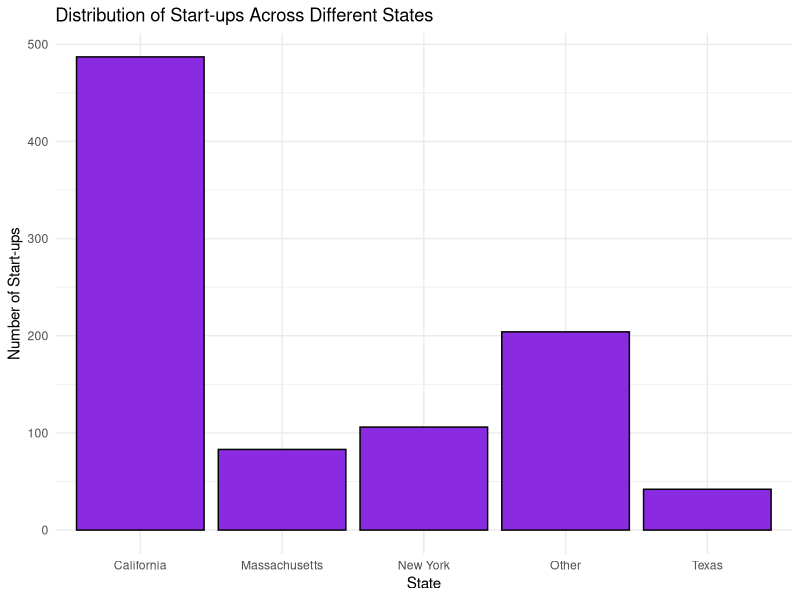
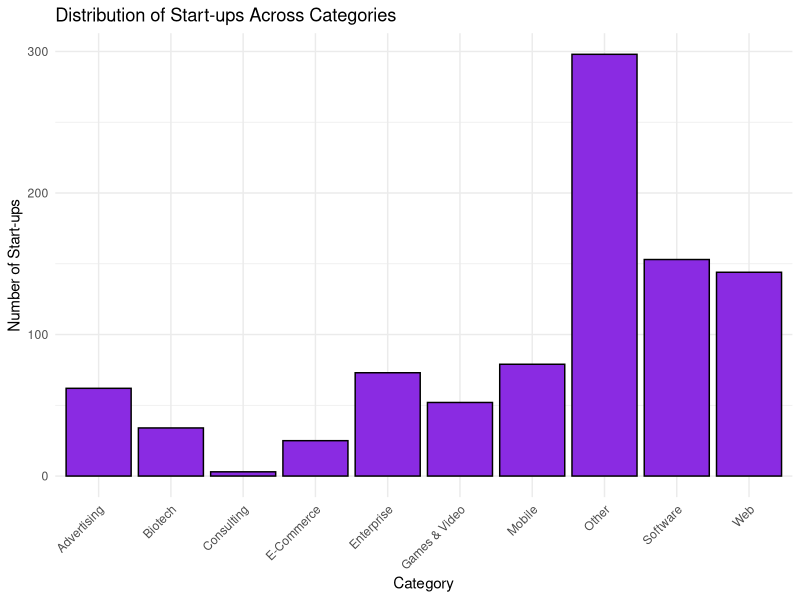

Reproduce these figures in R, in order.
## ---- chunk 1
knitr::opts_chunk$set(echo = TRUE)
## ---- chunk 2
library(readxl) # Read excel files
library(ggplot2) # Visualizations
library(dplyr) # Data manipulation 
library(corrplot) # Correlation matrices
library(caret) # Machine learning 
library(lubridate) # Dates and times
library(skimr)  # An automated EDA tool
## ---- chunk 3
start_up <- read_excel("StartupDataCleanedR.xlsx")
## ---- chunk 4
summary(start_up)
str(start_up)
skim(start_up)
## ---- chunk 5
# This creates a vector for the binary variables
binary_vars <- c("labels", "is_CA", "is_NY", "is_MA", "is_TX", "is_otherstate", "is_software", "is_web", "is_mobile", "is_enterprise", "is_advertising", "is_gamesvideo", "is_ecommerce", "is_biotech", "is_consulting", "is_othercategory", "is_top500", "is_acquired", "is_closed")

# This changes binary_vars to factors
start_up[binary_vars] <- lapply(start_up[binary_vars], as.factor)

# Convert founded_year to integer
start_up$founded_year <- as.integer(start_up$founded_year)

# Drop state_code.1. "Nearly" duplicate of state_code. It's identical with the exception of one missing value. 
start_up <- start_up[, !names(start_up) %in%
                       "state_code.1"]
## ---- chunk 6
state_counts <- apply(start_up[, c("is_CA", "is_NY", "is_MA", "is_TX", "is_otherstate")], 2, function(x) sum(x == 1))

state_data <- data.frame(State = c("California", "New York", "Massachusetts", "Texas", "Other"), Count = state_counts)

ggplot(state_data, aes(x = State, y = Count)) +
  geom_bar(stat = "identity", fill = "blueviolet", color = "black") +
  labs(title = "Distribution of Start-ups Across Different States",
       x = "State", y = "Number of Start-ups") +
  theme_minimal() +
  scale_x_discrete(labels = c("is_CA" = "California",
                              "is_NY" = "New York",
                              "is_MA" = "Massachusetts",
                              "is_TX" = "Texas",
                              "is_otherstate" = "Other")) 

state_data$Proportion <- state_data$Count / sum(state_data$Count)

state_data

## ---- chunk 7
category_counts <- apply(start_up[, c(29:38)], 2, function(x) sum(x == 1))

category_data <- data.frame(Category = c("Software", "Web", "Mobile", "Enterprise", "Advertising", "Games & Video", "E-Commerce", "Biotech", "Consulting", "Other"), Count = category_counts)

ggplot(category_data, aes(x = Category, y = Count)) +
  geom_bar(stat = "identity", fill = "blueviolet", color = "black") +
  labs(title = "Distribution of Start-ups Across Categories",
       x = "Category", y = "Number of Start-ups") +
  theme_minimal() +
  scale_x_discrete(labels = c("is_software" = "Software",
                              "is_web" = "Web",
                              "is_mobile" = "Mobile",
                              "is_enterprise" = "Enterprise",
                              "is_advertising" = "Advertising",
                              "is_gamesvideo" = "Games & Video",
                              "is_ecommerce" = "E-Commerce",
                              "is_biotech" = "Biotech",
                              "is_consulting" = "Consulting",
                              "is_othercategory" = "Other")) +
  theme(axis.text.x = element_text(angle = 45, hjust = 1))

category_data$Proportion <- category_data$Count / sum(category_data$Count)

category_data
## ---- chunk 8
start_up$is_acquired_num <- as.numeric(as.factor(start_up$is_acquired))
corr_funding <- cor.test(start_up$funding_total_usd, start_up$is_acquired_num)

corr_funding
## ---- chunk 9
start_up$is_top500_num <- as.numeric(as.factor(start_up$is_top500))
corr_top500 <- cor(start_up$is_acquired_num, start_up$is_top500_num)

corr_top500
